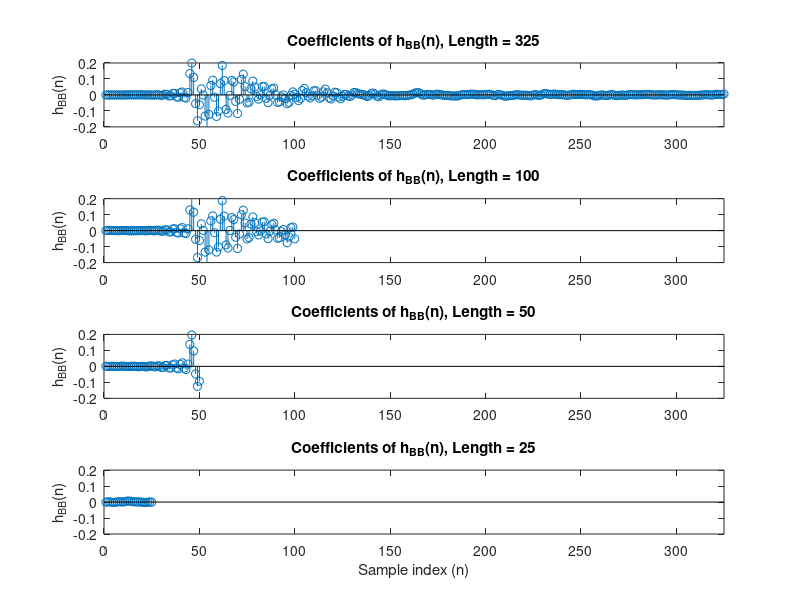

The MATLAB script that drew this image:

h_BB_reversedOrder = [-.00141272;
        -.000657779;
        -.000252045;
        -.000145228;
        -.000617492;
        -.000191559;
        .000119438;
        .000290811;
        .000167393;
        .000182847;
        -3.09946e-5;
        -.00026106;
        4.44179e-5;
        .000438254;
        .000630993;
        .000814702;
        .000689883;
        .000642405;
        .000780218;
        .000765876;
        .000596609;
        .000212804;
        -.00015842;
        -.000493322;
        -.000456846;
        -.000281913;
        -.000351245;
        -.000389521;
        -.000415859;
        -.00032167;
        -.000236221;
        -.000365496;
        -.000825367;
        -.00112215;
        -.000978803;
        -.00080876;
        -.000523907;
        -.000273839;
        -1.74858e-5;
        .00012968;
        .000297517;
        .00039157;
        .000309692;
        .000567595;
        .000793763;
        .00086271;
        .00104966;
        .00129369;
        .00121516;
        .00111702;
        .000983938;
        .000800474;
        .000617981;
        .000251385;
        -.000365834;
        -.000617057;
        -.000655467;
        -.000434984;
        -.000450132;
        -.000837581;
        -.00110953;
        -.0010192;
        -.000682965;
        -.000113112;
        .000145882;
        4.88261e-5;
        .000127582;
        -5.93261e-6;
        .000268949;
        .000472477;
        .000727159;
        .000480282;
        .000196024;
        8.17864e-5;
        -2.55988e-5;
        .000364708;
        .000698414;
        .000825581;
        .000624775;
        .000259453;
        -.000129758;
        -.000466599;
        -.000631378;
        -.00055212;
        -.000696473;
        -.000889099;
        -.000898535;
        -.000821679;
        -.000611938;
        -.000380395;
        -.00020353;
        -.000333252;
        -.000216571;
        .000105189;
        .000253755;
        .000254397;
        .000429243;
        .000433591;
        .00078856;
        .000940862;
        .000931926;
        .000982811;
        .00105755;
        .00140907;
        .00149995;
        .00141607;
        .000723957;
        .000328487;
        2.76906e-5;
        -.000205565;
        -.000423485;
        -.000897024;
        -.00131941;
        -.00142747;
        -.00103157;
        -.000633993;
        -.000457755;
        -.000476328;
        -.000499022;
        -.000590104;
        -.000557087;
        -.000654081;
        -.000706798;
        -.000386317;
        -.000159001;
        -2.58096e-6;
        -.000107082;
        -.000230291;
        3.19991e-5;
        .000482579;
        .000821164;
        .00115511;
        .00120296;
        .00133516;
        .00166862;
        .00175554;
        .00171744;
        .00141179;
        .000604784;
        -.000297363;
        -.000841691;
        -.000827251;
        .00027397;
        .000732172;
        .000930474;
        .000301475;
        -.000628479;
        -.00106053;
        -.000873266;
        -.000249997;
        -.000132312;
        -.000179967;
        -.000347866;
        -.000210684;
        .00044521;
        .00121758;
        .00140804;
        .000761121;
        .000255313;
        .000749035;
        .00115672;
        .00121131;
        .000868579;
        .000376071;
        .000119052;
        .000508669;
        .000218091;
        -.000416066;
        -.000868279;
        -.000553352;
        .000725122;
        .00124181;
        .000551526;
        -.000583037;
        -.00108452;
        -.000968645;
        -.000533759;
        -.000666731;
        -.00161321;
        -.00241413;
        -.00184122;
        -.000757215;
        -.000280423;
        -.00024884;
        6.76651e-5;
        .000972938;
        .00106875;
        .000535781;
        .000415205;
        .000318108;
        .00150698;
        .00381178;
        .00390535;
        .00256514;
        .00229319;
        .00266915;
        .00321265;
        .00206183;
        -.00030724;
        -.00179824;
        -.00217024;
        -.00107075;
        .000376813;
        -.000496404;
        -.00290908;
        -.00340027;
        -.00163203;
        .00120175;
        .0031251;
        .00183827;
        -.00152242;
        -.00292401;
        -.00143692;
        .00171916;
        .00237708;
        -.000994343;
        -.00321863;
        -.000952024;
        .00248545;
        .00342764;
        .00275113;
        .000646626;
        7.18166e-5;
        .00172346;
        .00285203;
        .0011248;
        -.00276784;
        -.00351308;
        -.00404589;
        -.00576478;
        -.00627417;
        -.00461246;
        -.0029044;
        -.0023959;
        -.000812939;
        -.000813743;
        -.000212602;
        .00344022;
        .00350009;
        .000415846;
        -.00268262;
        -.00478718;
        -.0026969;
        .00115534;
        .00348059;
        .00404951;
        .00113131;
        -.00435468;
        .000430783;
        .0113827;
        .0173366;
        .0125891;
        -.00262453;
        -.00643324;
        .00641665;
        .0210815;
        .0173755;
        -.00879144;
        -.0267158;
        -.0145421;
        .00979372;
        .0199397;
        .0069828;
        -.0111964;
        -.0129418;
        .00488667;
        .0181088;
        .011256;
        -.00197886;
        -.0194854;
        -.0319395;
        -.0220775;
        -.00846599;
        -.0102601;
        -.00636326;
        -.00988754;
        -.0149764;
        .00849097;
        .0302413;
        .0240454;
        .00965893;
        .000758763;
        -.00601488;
        -.00121768;
        .00458289;
        .000735437;
        -.00283795;
        -.00108667;
        .0017589;
        .0008376;
        -.000789678;
        -.000546514;
        .000414681;
        .000500272;
        -4.29855e-5;
        -9.60023e-5;
        .000147468;
        .000213372;
        .000143693;
        5.29525e-5;
        6.39882e-5;
        5.67605e-5;
        8.90269e-5;
        2.72659e-5;
        -6.38299e-5;
        -3.62145e-5;
        -3.49186e-5;
        -7.1811e-5;
        -8.98332e-5;
        -3.10874e-5;
        -6.59179e-5;
        -4.36235e-5;
        1.21481e-6;
        -2.48148e-5;
        -3.69303e-6;
        -9.97263e-6;
        2.762e-5;
        -7.21136e-6;
        3.04775e-6;
        6.1665e-5;
        -8.18706e-6;
        2.2994e-5;
        5.36919e-5;
        2.25576e-5;
        .000169764];

h_sin_reversedOrder = [.000853052;
        .000702412;
        .00053087;
        .0003435;
        .000145913;
        -5.60225e-5;
        -.000256271;
        -.000448892;
        -.000628139;
        -.000788714;
        -.000925761;
        -.00103527;
        -.00111392;
        -.00115939;
        -.00117038;
        -.00114644;
        -.00108845;
        -.000997963;
        -.000877792;
        -.000731493;
        -.000563404;
        -.000378525;
        -.000182394;
        1.91803e-5;
        .000220171;
        .000414607;
        .000596682;
        .000760996;
        .000902664;
        .00101741;
        .00110189;
        .0011535;
        .00117079;
        .0011532;
        .00110133;
        .00101659;
        .000901595;
        .000759748;
        .000595275;
        .000413082;
        .000218585;
        1.75723e-5;
        -.000183966;
        -.000380012;
        -.000564744;
        -.000732675;
        -.000878756;
        -.000998682;
        -.00108885;
        -.00114659;
        -.0011702;
        -.00115894;
        -.00111321;
        -.00103424;
        -.000924544;
        -.000787291;
        -.000626586;
        -.000447236;
        -.000254545;
        -5.42797e-5;
        .0001476;
        .00034508;
        .00053229;
        .000703655;
        .00085405;
        .00097904;
        .00107482;
        .00113864;
        .00116849;
        .00116359;
        .00112404;
        .00105095;
        .000946601;
        .000814067;
        .000657289;
        .000480926;
        .000290248;
        9.09222e-5;
        -.000111111;
        -.000309824;
        -.000499317;
        -.000673942;
        -.000828492;
        -.000958392;
        -.0010597;
        -.00112947;
        -.00116559;
        -.00116699;
        -.0011337;
        -.00106657;
        -.000967721;
        -.000840033;
        -.000687306;
        -.00051411;
        -.00032561;
        -.000127419;
        7.45778e-5;
        .000274361;
        .000465958;
        .000643693;
        .000802244;
        .00093695;
        .00104375;
        .00111942;
        .00116178;
        .0011696;
        .0011425;
        .00108143;
        .000988124;
        .000865417;
        .000716928;
        .000547094;
        .000360989;
        .000164111;
        -3.76462e-5;
        -.000238268;
        -.000431808;
        -.000612445;
        -.000774864;
        -.000914206;
        -.00102634;
        -.00110787;
        -.00115641;
        -.00117049;
        -.00114969;
        -.00109473;
        -.00100711;
        -.000889489;
        -.000745371;
        -.000579079;
        -.000395517;
        -.000200163;
        1.13641e-6;
        .00020241;
        .00039767;
        .000581074;
        .000747176;
        .000891051;
        .00100838;
        .00109574;
        .00115035;
        .00117073;
        .00115629;
        .00110739;
        .00102558;
        .000913168;
        .000773585;
        .000610949;
        .000430135;
        .000236517;
        3.58483e-5;
        -.000165879;
        -.000362668;
        -.000548638;
        -.000718275;
        -.00086651;
        -.000988982;
        -.00108188;
        -.00114266;
        -.00116936;
        -.00116125;
        -.00111853;
        -.00104254;
        -.000935458;
        -.000800505;
        -.000641756;
        -.000463859;
        -.000272138;
        -7.23257e-5;
        .00012965;
        .000327758;
        .000516113;
        .000689088;
        .000841575;
        .000968985;
        .00106753;
        .00113429;
        .00116726;
        .00116553;
        .001129;
        .00105887;
        .000957236;
        .000827094;
        .000672307;
        .000497501;
        .000307896;
        .000109111;
        -9.29146e-5;
        -.000292177;
        -.000482739;
        -.00065892;
        -.000815467;
        -.000947727;
        -.00105178;
        -.00112453;
        -.0011637;
        -.00116829;
        -.00113805;
        -.00107396;
        -.000977853;
        -.000852614;
        -.000702011;
        -.000530492;
        -.000343164;
        -.000145632;
        5.62362e-5;
        .000256431;
        .000448985;
        .000628186;
        .000788646;
        .00092563;
        .00103506;
        .00111365;
        .00115908;
        .00117002;
        .00114605;
        .00108803;
        .000997546;
        .000877366;
        .000731062;
        .000562957;
        .00037813;
        .000182009;
        -1.95116e-5;
        -.000220459;
        -.00041483;
        -.000596855;
        -.000761116;
        -.000902697;
        -.00101741;
        -.00110183;
        -.00115336;
        -.0011706;
        -.00115296;
        -.00110101;
        -.00101626;
        -.000901234;
        -.000759365;
        -.000594898;
        -.000412696;
        -.000218209;
        -1.7213e-5;
        .000184289;
        .000380301;
        .000564963;
        .000732847;
        .000878886;
        .000998756;
        .00108893;
        .00114656;
        .00117011;
        .00115876;
        .00111301;
        .00103405;
        .000924326;
        .000787074;
        .000626372;
        .000446996;
        .000254327;
        5.40854e-5;
        -.000147757;
        -.000345208;
        -.000532371;
        -.000703653;
        -.000854018;
        -.000978922;
        -.0010747;
        -.00113839;
        -.00116823;
        -.00116322;
        -.00112358;
        -.00105055;
        -.000946133;
        -.000813595;
        -.000656773;
        -.000480417;
        -.000289738;
        -9.04302e-5;
        .00011158;
        .00031028;
        .000499749;
        .000674316;
        .000828842;
        .000958687;
        .00105997;
        .00112969;
        .00116576;
        .0011671;
        .00113376;
        .00106663;
        .000967706;
        .000839973;
        .000687245;
        .000514034;
        .000325541;
        .000127344;
        -7.4647e-5;
        -.000274405;
        -.000465993;
        -.000643702;
        -.000802241;
        -.000936866;
        -.00104367;
        -.00111932;
        -.00116158;
        -.00116932;
        -.00114222;
        -.00108112;
        -.000987781;
        -.000865057;
        -.000716568;
        -.000546707;
        -.00036059;
        -.000163722;
        3.80207e-5;
        .000238636;
        .000432149;
        .000612803;
        .000775179;
        .000914506;
        .00102659;
        .00110808;
        .00115662;
        .00117067;
        .00114989];

h_reversedOrder_325 = [.00611849;
        .00268255;
        .0023948;
        .00339959;
        .00510813;
        .001918;
        -.000796858;
        -.000883879;
        .00133514;
        .00210199;
        .000917547;
        4.48981e-5;
        -.00101994;
        -.00194571;
        -.00271517;
        -.0029178;
        -.00284027;
        -.00268445;
        -.0022439;
        -.00275914;
        -.00316952;
        -.00129338;
        -.000395158;
        -.000695523;
        -.000315419;
        .000920449;
        .00218924;
        .00269902;
        .00190344;
        -.000354113;
        -.00123822;
        -.000308293;
        .000478151;
        .000895963;
        .00127227;
        .000517526;
        -.00041182;
        -.000557918;
        .00121928;
        .00320588;
        .00385448;
        .00291149;
        .00178687;
        .00165022;
        .00174977;
        .000888356;
        -7.02768e-6;
        .00076741;
        .00187259;
        .00257392;
        .0012234;
        -.00181674;
        -.00266391;
        -.000821418;
        -.000663261;
        -.00258433;
        -.00457324;
        -.00330124;
        .000263925;
        .00189723;
        -.000108774;
        -.00270553;
        -.00371302;
        -.00194321;
        .000110476;
        -.000945895;
        -.00504565;
        -.00739427;
        -.00514858;
        -.00109553;
        .00141776;
        .00189346;
        .00121169;
        .00089862;
        .00228808;
        .00406007;
        .00322714;
        .00211375;
        .00378947;
        .00430323;
        .00184707;
        -.000886415;
        -.00264285;
        -.00218576;
        .000790454;
        .00211893;
        .0011916;
        .00175821;
        .00405286;
        .00557112;
        .00455576;
        .00284219;
        .00391061;
        .00797363;
        .00934754;
        .00462928;
        -.001462;
        -.00318403;
        -.000571643;
        .00205325;
        -.000168091;
        -.00474985;
        -.00572359;
        -.00306891;
        -.00157291;
        -.00190469;
        -.00192111;
        -.000849157;
        .00118173;
        .00164983;
        -.00186292;
        -.00445311;
        -.00348966;
        -.00424631;
        -.00800642;
        -.0075731;
        -.00338033;
        5.86001e-5;
        .00314376;
        .000539245;
        -.00517751;
        -.00323648;
        .00271194;
        .00435886;
        .00382048;
        .00173932;
        .0003857;
        .00173743;
        .00203742;
        .000377031;
        .0011833;
        .00410089;
        .00545014;
        .00451065;
        .00255088;
        .00124137;
        .00204251;
        .0024324;
        -.000438645;
        -.00464466;
        -.00677277;
        -.00646356;
        -.00631914;
        -.005986;
        -.00354988;
        -.00207257;
        -.00306038;
        -.00210646;
        .000379525;
        .00229772;
        .00494705;
        .00407101;
        -.000384468;
        -.000632502;
        .00235222;
        .00336067;
        .00217384;
        -.00111405;
        -.00104017;
        .0066487;
        .0137696;
        .0143659;
        .011183;
        .0053298;
        .000822178;
        -.000732664;
        -.00273011;
        -.00515258;
        -.00428937;
        -.00333366;
        -.00446768;
        -.00524722;
        -.00616644;
        -.00553032;
        -.0039711;
        -.00550681;
        -.00490787;
        .000370202;
        .00431528;
        .00633657;
        -.000943647;
        -.0117482;
        -.00727733;
        .00555872;
        .0113944;
        .00806834;
        -.00315441;
        -.00997229;
        -.00475547;
        .00181678;
        .00409217;
        .00512488;
        .00787114;
        .0146551;
        .0156533;
        .000344972;
        -.010998;
        -.00615262;
        .00314268;
        .00317849;
        -.00884906;
        -.0239064;
        -.0137709;
        .0148609;
        .0168304;
        -.00706243;
        -.0252554;
        -.019659;
        .013035;
        .0366123;
        .0193567;
        -.0128122;
        -.0215614;
        -.00199006;
        .0263677;
        .0257175;
        -.00605767;
        -.0191846;
        -.00805904;
        .013493;
        .0405573;
        .0267216;
        -.0216715;
        -.0355792;
        -.0160587;
        .00471129;
        .0191997;
        -.0023335;
        -.0468607;
        -.0546316;
        -.0226229;
        .000189073;
        -.0117025;
        -.043194;
        -.0475457;
        .00203308;
        .0430939;
        .0377887;
        -.00281102;
        -.0482769;
        -.0212311;
        .0529228;
        .0528178;
        -.0012306;
        -.0266142;
        -.00929713;
        .0497236;
        .0864433;
        .0384228;
        -.0458506;
        -.049984;
        .0522477;
        .130387;
        .0966063;
        -.0269112;
        -.11644;
        -.0405997;
        .0809134;
        .0906984;
        -.00305772;
        -.113959;
        -.0904882;
        .089481;
        .184751;
        .0707404;
        -.101422;
        -.134507;
        -.0142342;
        .09264;
        .0590187;
        -.12204;
        -.231086;
        -.132213;
        -.00111406;
        .0379574;
        -.0615551;
        -.161952;
        -.0549387;
        .109889;
        .199561;
        .133992;
        .0151116;
        -.0202603;
        -.0162235;
        .018351;
        .0132666;
        -.0143361;
        -.0118236;
        .00905965;
        .0101102;
        -.00504247;
        -.00675278;
        .00269953;
        .00527326;
        -.000810036;
        -.00330288;
        -.000195824;
        .00166149;
        -1.93207e-5;
        -.00139976;
        -.000643094;
        .000375139;
        .000247841;
        -.00024612;
        3.94014e-5;
        .00041423;
        .000581262;
        .000273407;
        .000203082;
        .000293228;
        .000348364;
        .000300818;
        .000229426;
        .000340112;
        -.000213966;
        -.00034621;
        -.000610547;
        -.000446486;
        -9.87691e-5;
        -.00029575;
        -.000411805;
        -.000205624;
        -9.48193e-5;
        -7.51818e-5;
        -.00042123];

h_reversedOrder_100 = [-.0512044;
        .0226341;
        .0186158;
        -.0394582;
        -.0761582;
        -.0269453;
        .00757412;
        -.00591418;
        -.0448083;
        -.0484662;
        .00431682;
        .0461228;
        .0384013;
        -.00332498;
        -.0501213;
        -.0211729;
        .0555461;
        .0533739;
        -.00337951;
        -.0268109;
        -.00695306;
        .0495176;
        .0854611;
        .0412539;
        -.0437521;
        -.0526156;
        .0476945;
        .127948;
        .0997309;
        -.0209046;
        -.11174;
        -.0412099;
        .0688581;
        .0820211;
        .00106404;
        -.109031;
        -.0896252;
        .0917343;
        .187689;
        .0712185;
        -.102143;
        -.134434;
        -.0133408;
        .0924314;
        .0609643;
        -.120325;
        -.232998;
        -.134514;
        .00141236;
        .0422453;
        -.0616582;
        -.167958;
        -.0542367;
        .115507;
        .20268;
        .13;
        .0116792;
        -.0179784;
        -.0141524;
        .0191564;
        .01133;
        -.015572;
        -.0113099;
        .0120108;
        .0102279;
        -.00761508;
        -.00806449;
        .00444678;
        .00580249;
        -.00321864;
        -.00416666;
        .0022891;
        .00361139;
        -.000358544;
        -.001581;
        .00108495;
        .0021279;
        .000312055;
        -.000920626;
        -.000238307;
        .000521524;
        -5.13138e-5;
        -.000722433;
        -.00062223;
        -.000497706;
        -.000880896;
        -.00117285;
        -.000958897;
        4.37559e-6;
        .000796516;
        .00111687;
        .000562635;
        -.0001491;
        -.000153133;
        .000168955;
        .000768594;
        .00135334;
        .00104273;
        .000416215;
        3.75415e-5];


h_reversedOrder_50 = [-.0930763;
        -.124877;
        -.0475473;
        .0962438;
        .19631;
        .137286;
        .0142103;
        -.0203973;
        -.0123593;
        .0221474;
        .0115949;
        -.0158829;
        -.0103403;
        .0145051;
        .00950578;
        -.0108452;
        -.00984312;
        .00609642;
        .00546623;
        -.00680786;
        -.00711971;
        .00231567;
        .00312931;
        -.00315363;
        -.00259556;
        .00275158;
        .00243957;
        -.00242345;
        -.00387196;
        -.00105828;
        .000315563;
        -.00163167;
        -.00291822;
        -.00091713;
        .00105135;
        .00107936;
        .000124241;
        -.000928718;
        -.00115442;
        .000119381;
        .00128517;
        .000563986;
        -.000771354;
        -.00185425;
        -.00137373;
        .000101441;
        .000784091;
        -.00026263;
        -.000534857;
        .00122988];


h_reversedOrder_25 = [-.00141867;
        .000735104;
        -.000558208;
        -.00304481;
        -.00290236;
        -.000936177;
        .000384025;
        .000583299;
        .000975803;
        .00128152;
        .00207296;
        .00455313;
        .00646781;
        .00570769;
        .00229915;
        -1.28355e-5;
        .000708784;
        .00188676;
        .00105472;
        -.00119059;
        -.00255272;
        -.00102778;
        .00127451;
        .00144766;
        -.00110795];

h_BB = flip(h_BB_reversedOrder');
h_sin = flip(h_sin_reversedOrder');
h_BB_325 = flip(h_reversedOrder_325');
h_BB_100 = flip(h_reversedOrder_100');
h_BB_50 = flip(h_reversedOrder_50');
h_BB_25 = flip(h_reversedOrder_25');


close all

% h_BB: Plot the filter coefficiencts:
% figure(1);
% stem(h_BB);
% title('Filter coefficients of h_{BB}');
% xlabel('Samples'); % Added
% ylabel('Amplitude'); % Added
% axis([0 325 -0.04 0.04])
% 
% % H_BB: Plot the magnitude
% figure(2);
% N_fft = 325;   %Zero-pad FFT for increased frequency resolution
% plot(abs(fft(h_BB, N_fft))); hold on;
% title('Filter magnitude response of H_{BB}');
% xlabel('Frequency f´ = 325f/fs'); %A frequency unit (which?)
% ylabel('|H_{BB}|');
% axis([0 325 -4 4])

% H_BB: Plot the magnitude
% figure(3);
% N_fft = 325;   %Zero-pad FFT for increased frequency resolution
% plot(angle(fft(h_BB,N_fft)));
% title('Filter phase response of H_{BB}');
% xlabel('Frequency f´ = 325f/fs'); %A frequency unit (which?)
% ylabel('Phase [rad]');
% axis([0 325 -4 4])

%%
% close all
% figure(3)
% 
% subplot(3,1,1)
% stem(h_BB);
% title('Filter coefficients of h_{BB}(n)');
% xlabel('Sample index [n]'); % Added
% ylabel('Amplitude h_{BB}(n)'); % Added
% axis([0 325 -0.032 0.032])
% 
% fs=16000;
% 
% subplot(3,1,2)
% %N_fft = 325;   %Zero-pad FFT for increased frequency resolution
% plot(abs(fft(h_BB,fs))); hold on;
% title('Filter magnitude response of H_{BB}(n)');
% xlabel('Frequency [Hz]'); %A frequency unit (which?)
% ylabel('Magnitude |H_{BB}(n)|');
% %axis([0 fs 0 0.35])
% 
% subplot(3,1,3)
% N_fft = 325;   %Zero-pad FFT for increased frequency resolution
% plot(angle(fft(h_BB,fs)));
% title('Filter phase response of H_{BB}(n)');
% xlabel('Frequency [Hz]'); %A frequency unit (which?)
% ylabel('Phase [rad]');
% %axis([0 fs -4 4])

figure(4)

subplot(4,1,1)
stem(h_BB_325);
title('Coefficients of h_{BB}(n), Length = 325');
% xlabel('Sample index (n)'); % Added
ylabel('h_{BB}(n)'); % Added
% axis([0 100 -0.05 0.07])
xlim([0 325])
ylim([-0.2 0.2])

subplot(4,1,2)
stem(h_BB_100);
title('Coefficients of h_{BB}(n), Length = 100');
% xlabel('Sample index (n)'); % Added
ylabel('h_{BB}(n)'); % Added
% axis([0 100 -0.05 0.07])
xlim([0 325])
ylim([-0.2 0.2])

subplot(4,1,3)
stem(h_BB_50);
title('Coefficients of h_{BB}(n), Length = 50');
% xlabel('Sample index (n)'); % Added
ylabel('h_{BB}(n)'); % Added
% axis([0 100 -0.05 0.07])
xlim([0 325])
ylim([-0.2 0.2])

subplot(4,1,4)
stem(h_BB_25);
title('Coefficients of h_{BB}(n), Length = 25');
xlabel('Sample index (n)'); % Added
ylabel('h_{BB}(n)'); % Added
% axis([0 100 -0.05 0.07])
xlim([0 325])
ylim([-0.2 0.2])



% fs=16000;
% 
% subplot(3,1,2)
% %N_fft = 325;   %Zero-pad FFT for increased frequency resolution
% plot(abs(fft(h_sin,fs))); hold on;
% title('Filter magnitude response of H_{sin}(n)');
% xlabel('Frequency [Hz]'); %A frequency unit (which?)
% ylabel('Magnitude |H_{sin}(n)|');
% %axis([0 fs 0 0.2])
% 
% subplot(3,1,3)
% N_fft = 325;   %Zero-pad FFT for increased frequency resolution
% plot(angle(fft(h_sin,fs)));
% title('Filter phase response of H_{sin}(n)');
% xlabel('Frequency [Hz]'); %A frequency unit (which?)
% ylabel('Phase [rad]');
% %axis([0 fs -4 4])

